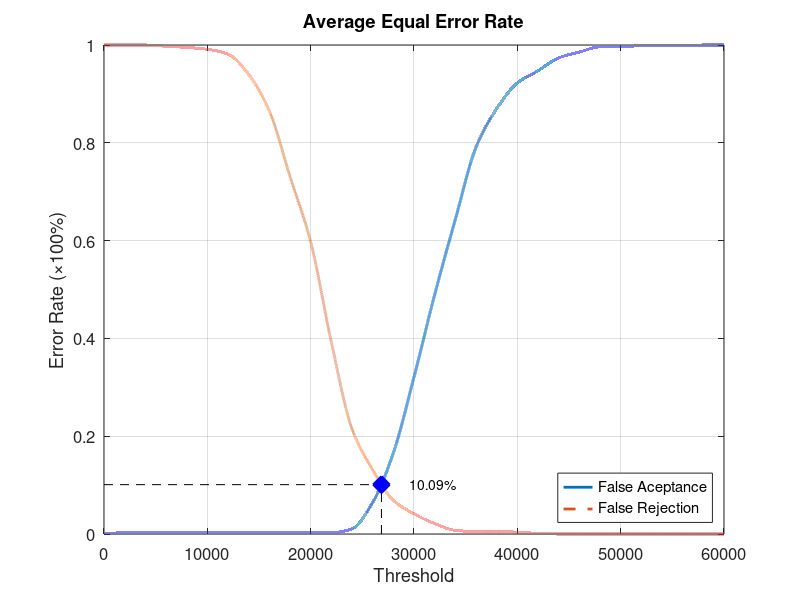
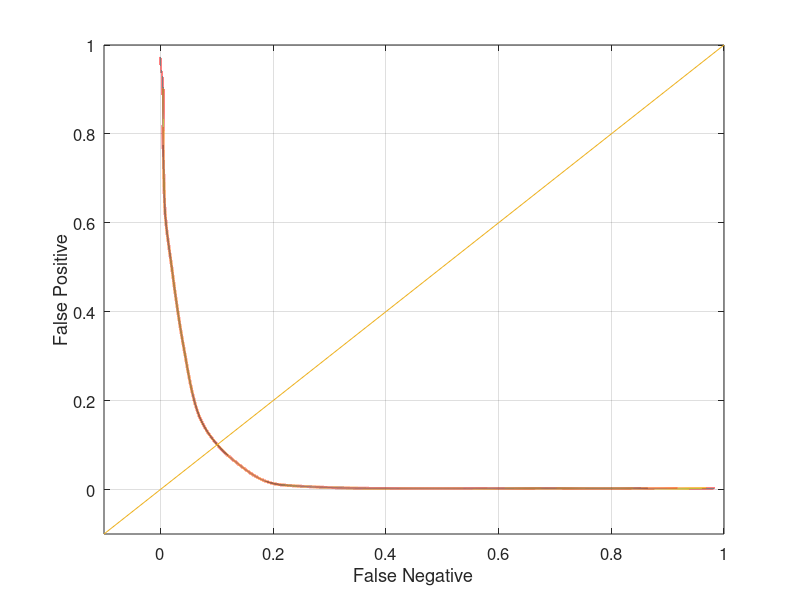

MATLAB code for these plots, in order:
function yEER = Experiment1Average
close all;
clear;
clc;
x = 0:2000:60000;
xq = 0:0.5:60000;

y0 = [0 0.00263158 0.00263158 0.00263158 0.00263158 0.00263158 0.00263158 0.00263158 0.00263158 0.00263158 0.00263158 0.00263158 0.0105263 0.0644737 0.165789 0.321053 0.489474 0.643421 0.790789 0.869737 0.922368 0.947368 0.973684 0.985526 0.996053 0.996053 0.998684 0.998684 0.998684 1 1];
yy0 = interp1(x, y0, xq, 'pchip');
y1 = [1 1 1 0.9975 0.995 0.99125 0.98125 0.94 0.865 0.73125 0.5975 0.3925 0.215 0.13125 0.06875 0.04125 0.02125 0.0075 0.005 0.005 0.00375 0.00125 0 0 0 0 0 0 0 0 0];
yy1 = interp1(x, y1, xq, 'pchip');

% Calculating EER: 
y2 = abs(y0 - y1);
find(y2 == min(y2))
yy2 = abs(yy0 - yy1);
xEER = find(yy2 == min(yy2));
xEERIndex = xq(xEER) % X-axis EER
yEER = yy0(xEER) % Y-axis EER

main = figure
plot(xq, yy0,'-','LineWidth', 2);	hold on
plot(xq, yy1,'--','LineWidth', 2);	hold on
plot([xEERIndex xEERIndex], [0 yEER], 'k--');	hold on
plot([0 xEERIndex], [yEER yEER], 'k--');	hold on
plot(xEERIndex, yEER, 'bx', 'LineWidth', 10);	hold on
text(xEERIndex + 10 * xEERIndex / 100, yEER, [num2str(round((10000 * yEER)) / 100) '%'])
legend('False Aceptance', 'False Rejection', 'Location', 'SouthEast')
xlabel('Threshold')
ylabel('Error Rate (\times100%)')
title('Average Equal Error Rate')
set(gca, 'FontSize', 12)
axis([0 60000 0 1])
grid on

print(main, 'Experiment1AverageMain', '-dpng');
FNRxFPR = figure('Color', [1 1 1]);
plot(yy1, yy0, '-', yy1, yy0, 'LineWidth', 2);
hold on
y = -0.1:0.1:1
plot(y, y); 
set(gca, 'FontSize', 12)
xlabel('False Negative')
ylabel('False Positive')
axis([-0.1 1 -0.1 1])
set(gca, 'FontSize', 12)
grid on

print(FNRxFPR, 'Experiment1AverageFNRxFPR','-dpng');
end
